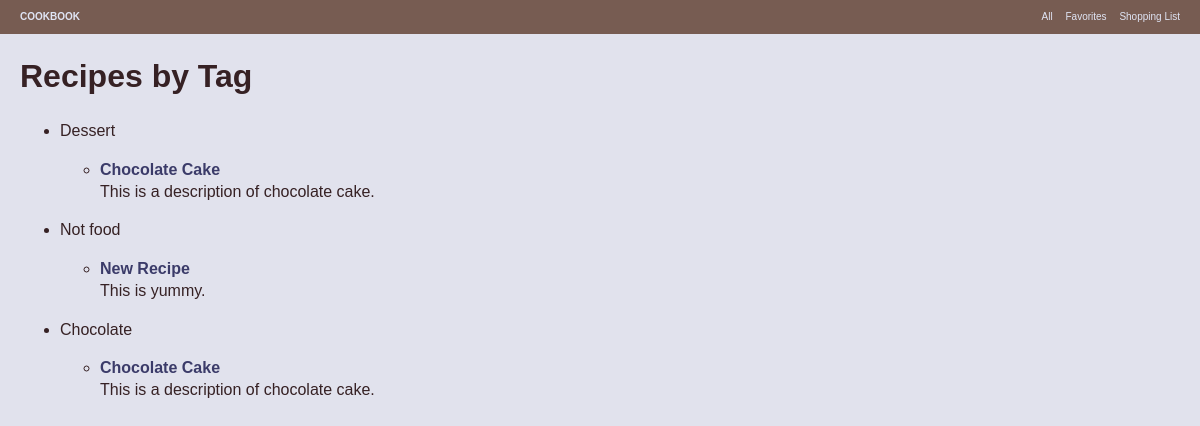
Screenshot of /recipes-by-tag/ with the database file from the repository.
### cookbook/models.py (models this page shows, shortened)
class RecipeTag(models.Model):
    name = models.CharField(max_length=50)

class Recipe(models.Model):
    title = models.CharField(max_length=200)
    description = models.TextField(null=True, blank=True)
    slug = models.SlugField()
    favorite_by = models.ManyToManyField(User, blank=True)
    recipe_tags = models.ManyToManyField(RecipeTag, blank=True)

### cookbook/views.py (the view)
# urls.py: url(r'^recipes-by-tag/$', 'cookbook.views.index_by_tag'),
def index_by_tag(request):
    all_tags = RecipeTag.objects.all()
    user = request.user
    return render_to_response('recipes/index_by_tag.html', {'all_tags': all_tags, 'user': user})

### templates/recipes/index_by_tag.html (shortened to what this page needs)
{% extends "base.html" %}
{% block main_content %}
<h1>Recipes by Tag</h1>
<ul>
{% for t in all_tags %}
  <li>{{ t.name }}
    <ul>
    {% for r in t.recipe_set.all %}
      <li><strong><a href="/recipes/{{ r.slug }}/" title="{{ r.title }}">{{ r.title }}</a></strong>
      <br>
      {{ r.description }}</li>
    {% endfor %}
    </ul>
  </li>
{% endfor %}
</ul>
{% endblock %}

### static/css/style.css (style rules this page uses)
html { font-size: 100%; -webkit-text-size-adjust: 100%; -ms-text-size-adjust: 100%; }
html, button, input, select, textarea { font-family: sans-serif; color: #222; }
body { margin: 0; font-size: 1em; line-height: 1.4; }
a { color: #00e; }
b, strong { font-weight: bold; }
ul, ol { margin: 1em 0; padding: 0 0 0 40px; }
body { background-color: #E1E2ED; color: #362124; }
#main_content a, #main_content a:visited, #main_content a:hover { color: #3B3B69; text-decoration: none; }
#main_content h1 { margin-top: 0; }

### rows the page displays
RecipeTag: name "Dessert"
Recipe: title "Chocolate Cake", description "This is a description of chocolate cake."
RecipeTag: name "Not food"
Recipe: title "New Recipe", description "This is yummy."
RecipeTag: name "Chocolate"
